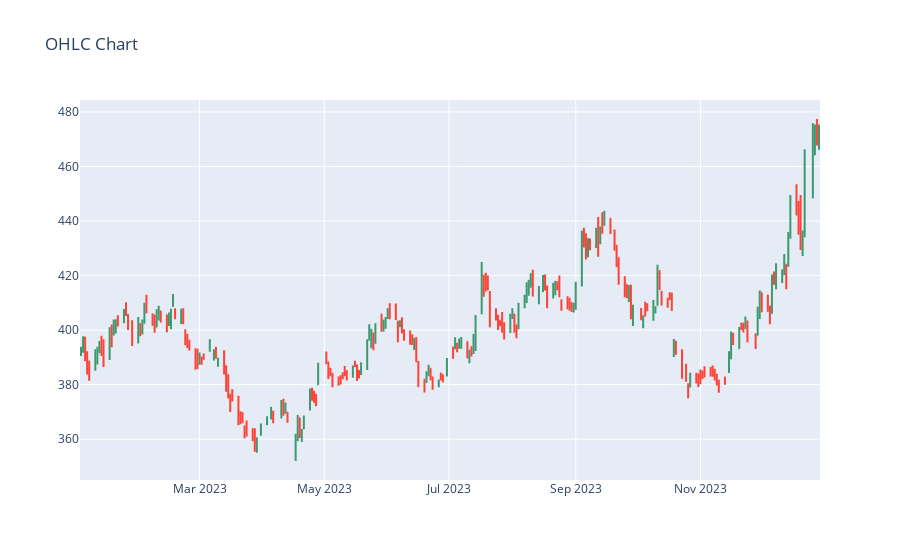

The code cell stored with this chart in its notebook:
### Markdown cell above
# RSI Analysis

The Relative Strength Index (RSI) is a momentum oscillator that measures the speed and change of price movements. It oscillates between 0 and 100 and is used to identify overbought or oversold conditions in a security.

Here's what the RSI indicates:

Overbought Conditions: When the RSI value exceeds a certain threshold (often 70), it suggests that the security may be overbought. This means that the price has risen too quickly and may be due for a correction or reversal.

Oversold Conditions: When the RSI value falls below a certain threshold (often 30), it suggests that the security may be oversold. This means that the price has fallen too quickly and may be due for a rebound or reversal.

### Code cell
# OHLC and RSI plot
# with upper band and lower band
# indicating overbought and oversold conditions
fn.rsi_chart(dataframe=df,timeframe=14,upper=70,lower=30,feature_name='Close')

### Figure 1 — Plotly figure (JSON) as saved in the notebook; plotly's stock layout.template omitted (floating-point values rounded to 4 significant figures; data arrays with more than 128 entries replaced by an {"elided": "..."} marker saying what was removed)
{"data": [{"close": {"elided": "245 float values"}, "high": {"elided": "245 float values"}, "low": {"elided": "245 float values"}, "name": "OHLC", "open": {"elided": "245 float values"}, "type": "ohlc", "x": {"elided": "245 str values"}}], "layout": {"title": {"text": "OHLC Chart"}, "xaxis": {"rangeslider": {"visible": false}}}}
